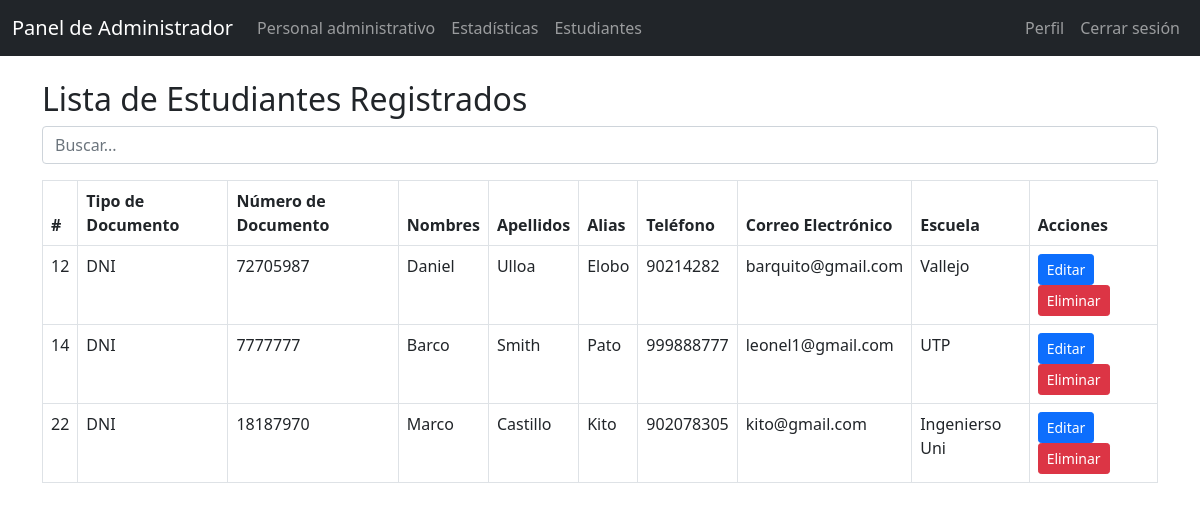
Page /views/usuarios_registrados.php (signed in) on the committed database.
### tables this page shows
CREATE TABLE `usuarios` (
  `id` int(11) NOT NULL,
  `tipo_documento` varchar(50) DEFAULT NULL,
  `numero_documento` varchar(50) DEFAULT NULL,
  `nombres` varchar(100) DEFAULT NULL,
  `apellidos` varchar(100) DEFAULT NULL,
  `alias` varchar(50) DEFAULT NULL,
  `numero_celular` varchar(20) DEFAULT NULL,
  `correo` varchar(100) DEFAULT NULL,
  `contraseña` varchar(255) DEFAULT NULL,
  `escuela` varchar(100) DEFAULT NULL,
  `tipo_usuario` enum('admin','docente','alumno') DEFAULT 'alumno'
);

### views/usuarios_registrados.php (the view, shortened to what this page needs)
<?php
include('../models/db_connect.php');
$query = "SELECT * FROM usuarios WHERE tipo_usuario = 'alumno'";
$result = mysqli_query($conn, $query);
?>
<!DOCTYPE html>
<html lang="en">
<head>
    <link href="https://cdn.jsdelivr.net/npm/bootstrap@5.0.0-beta2/dist/css/bootstrap.min.css" rel="stylesheet">
</head>
<body>
<?php include('../includes/navbar_admin.php'); ?>
    <div class="container mt-4">
        <h2>Lista de Estudiantes Registrados</h2>
        <input class="form-control mb-3" id="searchBar" type="text" placeholder="Buscar...">
        <table class="table table-bordered">
            <thead>
                <tr>
                    <th>#</th>
                    <th>Tipo de Documento</th>
                    <th>Número de Documento</th>
                    <th>Nombres</th>
                    <th>Apellidos</th>
                    <th>Alias</th>
                    <th>Teléfono</th>
                    <th>Correo Electrónico</th>
                    <th>Escuela</th>
                    <th>Acciones</th>
                </tr>
            </thead>
            <tbody id="studentTable">
                <?php
                if (mysqli_num_rows($result) > 0) {
                    while ($row = mysqli_fetch_assoc($result)) {
                        echo "<tr>";
                        echo "<td>" . $row['id'] . "</td>";
                        echo "<td>" . $row['tipo_documento'] . "</td>";
                        echo "<td>" . $row['numero_documento'] . "</td>";
                        echo "<td>" . $row['nombres'] . "</td>";
                        echo "<td>" . $row['apellidos'] . "</td>";
                        echo "<td>" . $row['alias'] . "</td>";
                        echo "<td>" . $row['numero_celular'] . "</td>";
                        echo "<td>" . $row['correo'] . "</td>";
                        echo "<td>" . $row['escuela'] . "</td>";
                        echo "<td>
                                <a href='update_user.php?id=" . $row['id'] . "' class='btn btn-primary btn-sm'>Editar</a>
                                <a href='delete_user.php?id=" . $row['id'] . "' class='btn btn-danger btn-sm'>Eliminar</a>
                              </td>";
                        echo "</tr>";
                    }
                } else {
                    echo "<tr><td colspan='10'>No hay estudiantes registrados.</td></tr>";
                }
                ?>
            </tbody>
        </table>
    </div>
</body>
</html>

### rows in the picture
usuarios: id "12", tipo_documento "DNI", numero_documento "72705987", nombres "Daniel", apellidos "Ulloa", alias "Elobo", numero_celular "90214282", correo "barquito@gmail.com", escuela "Vallejo"
usuarios: id "14", tipo_documento "DNI", numero_documento "7777777", nombres "Barco", apellidos "Smith", alias "Pato", numero_celular "999888777", correo "leonel1@gmail.com", escuela "UTP"
usuarios: id "22", tipo_documento "DNI", numero_documento "18187970", nombres "Marco", apellidos "Castillo", alias "Kito", numero_celular "902078305", correo "kito@gmail.com", escuela "Ingenierso Uni"
